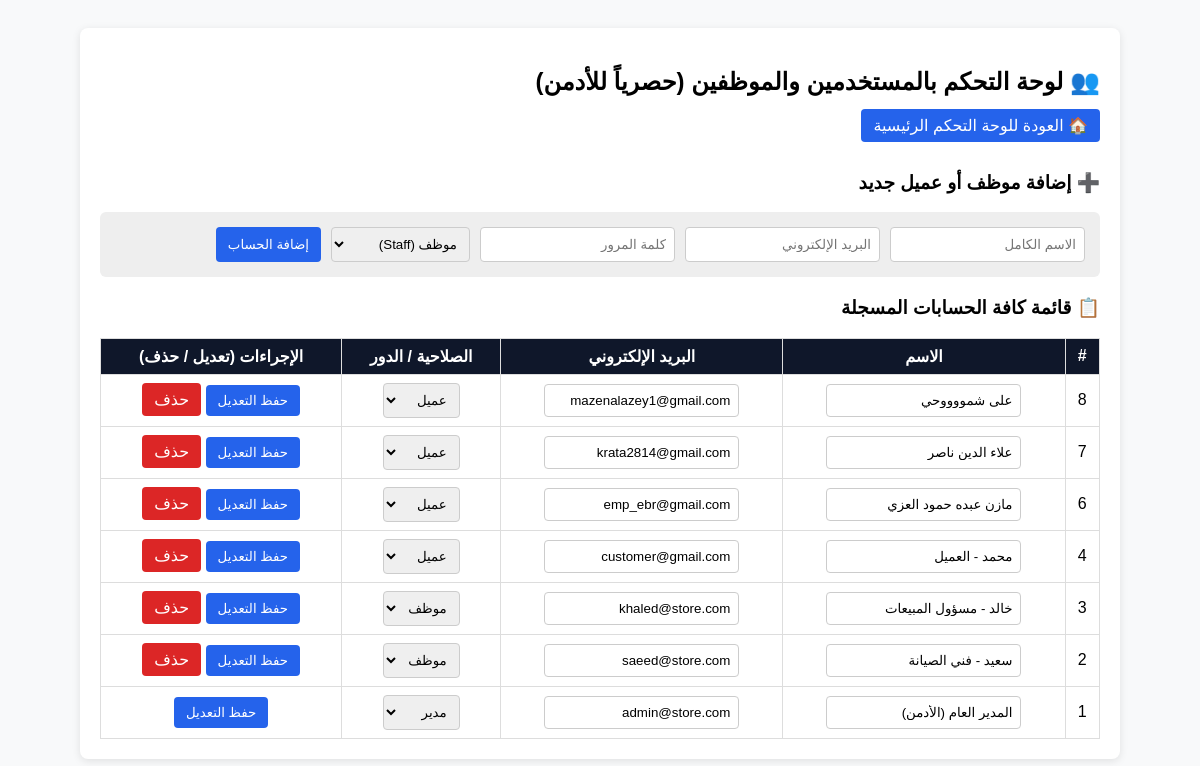
/manage_users.php (signed in), run on an earlier commit of the app's database.
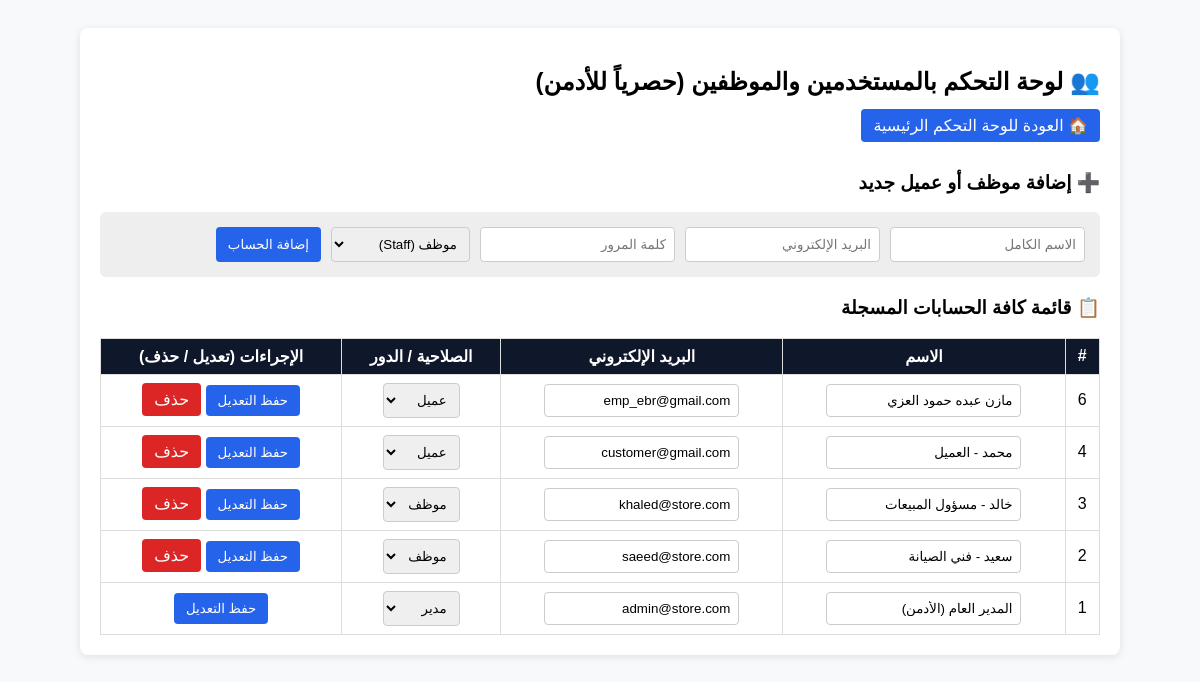
And on a later commit of the database.
### tables this page shows
CREATE TABLE `users` (
  `id` int(11) NOT NULL,
  `name` varchar(100) NOT NULL,
  `email` varchar(100) NOT NULL,
  `password` varchar(255) NOT NULL,
  `role` enum('admin','staff','customer') NOT NULL DEFAULT 'customer',
  `is_protected` tinyint(1) DEFAULT 0,
  `created_at` timestamp NOT NULL DEFAULT current_timestamp()
);

### manage_users.php (the view, shortened to what this page needs)
<?php
require 'db_config.php';
$users = $pdo->query("SELECT * FROM users ORDER BY id DESC")->fetchAll();
?>
<!DOCTYPE html>
<html lang="ar" dir="rtl">
<head>
</head>
<body>
<div class="box">
    <h2>👥 لوحة التحكم بالمستخدمين والموظفين (حصرياً للأدمن)</h2>
    <a href="admin_dashboard.php" class="btn">🏠 العودة للوحة التحكم الرئيسية</a>
    <br><br>
    <h3>➕ إضافة موظف أو عميل جديد</h3>
    <form method="POST" class="form-inline">
        <input type="text" name="name" placeholder="الاسم الكامل" required>
        <input type="email" name="email" placeholder="البريد الإلكتروني" required>
        <input type="password" name="password" placeholder="كلمة المرور" required>
        <select name="role">
            <option value="staff">موظف (Staff)</option>
        </select>
        <button type="submit" name="add_user" class="btn">إضافة الحساب</button>
    </form>
    <h3>📋 قائمة كافة الحسابات المسجلة</h3>
    <table>
        <tr>
            <th>#</th>
            <th>الاسم</th>
            <th>البريد الإلكتروني</th>
            <th>الصلاحية / الدور</th>
            <th>الإجراءات (تعديل / حذف)</th>
        </tr>
        <?php foreach($users as $u): ?>
        <tr>
            <form method="POST">
                <td><?= $u['id'] ?></td>
                <td><input type="text" name="name" value="<?= htmlspecialchars($u['name']) ?>" required></td>
                <td><input type="email" name="email" value="<?= htmlspecialchars($u['email']) ?>" required></td>
                <td>
                    <select name="role">
                        <option value="customer" <?= $u['role']=='customer'?'selected':'' ?>>عميل</option>
                        <option value="staff" <?= $u['role']=='staff'?'selected':'' ?>>موظف</option>
                        <option value="admin" <?= $u['role']=='admin'?'selected':'' ?>>مدير</option>
                    </select>
                </td>
                <td>
                    <button type="submit" name="edit_user" class="btn">حفظ التعديل</button>
                    <?php if($u['id'] != $_SESSION['user_id']): ?>
                        <a href="manage_users.php?delete=<?= $u['id'] ?>" class="btn btn-del" onclick="return confirm('هل أنت تأكد من حذف هذا الحساب؟');">حذف</a>
                    <?php endif; ?>
                </td>
            </form>
        </tr>
        <?php endforeach; ?>
    </table>
</div>
</body>
</html>

### manage_users.php (style rules this page uses)
body { font-family: Tahoma, sans-serif; background: #f8f9fa; padding: 20px; }
.box { max-width: 1000px; margin: auto; background: white; padding: 20px; border-radius: 8px; box-shadow: 0 2px 8px rgba(0,0,0,0.1); }
table { width: 100%; border-collapse: collapse; margin-top: 15px; }
th, td { border: 1px solid #ddd; padding: 8px; text-align: center; }
th { background: #0f172a; color: white; }
.form-inline { display: flex; gap: 10px; margin-bottom: 20px; background: #eee; padding: 15px; border-radius: 6px; }
input, select { padding: 8px; border: 1px solid #ccc; border-radius: 4px; }
.btn { padding: 8px 12px; background: #2563eb; color: white; border: none; border-radius: 4px; cursor: pointer; text-decoration: none; }
.btn-del { background: #dc2626; }

What changed in the data, as far as the page shows it:
removed users: id "8", name "على شمووووحي", email "mazenalazey1@gmail.com", role "عميل"
removed users: id "7", name "علاء الدين ناصر", email "krata2814@gmail.com", role "عميل"
